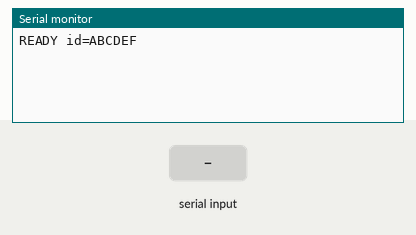
Bench run of a sketch on a simulated ESP32. Parts: the last lines printed to the serial monitor. The test bench sets the inputs (shaded band). EEPROM starts erased; no radio packets arrive unless stated.

Above: at 1.4 s.
1.5 s: "0x:1\n" received over Serial
At 2.1 s:
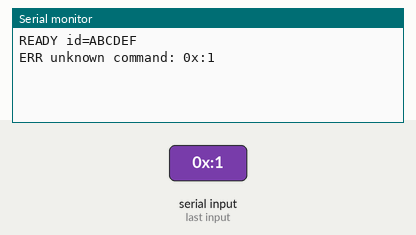
3.0 s: "0X:1\n" received over Serial
At 4.2 s:
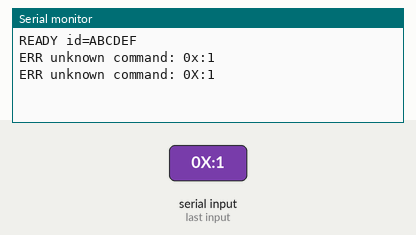
4.5 s: "PING:1\n" received over Serial
At 5.6 s:
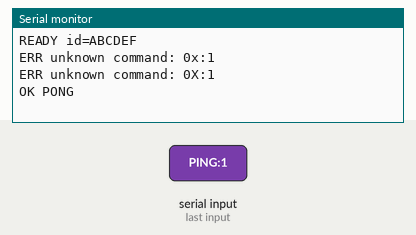
6.0 s: "ID:1\n" received over Serial
At 6.8 s:
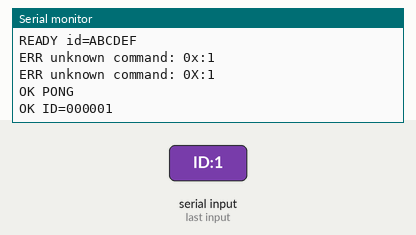
7.5 s: "ONOFF:1\n" received over Serial
At 8.9 s:
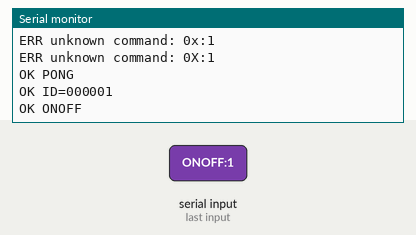
9.2 s: "0x\n" received over Serial
At 10.3 s:
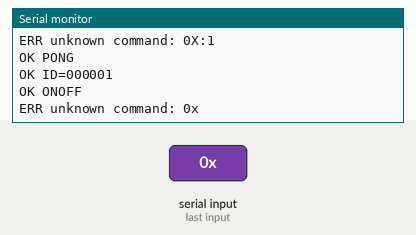

The sketch:

xiaomi_lightbar.ino
```cpp
#include <SPI.h>
#include <RF24.h>
#include <Preferences.h>

static const uint8_t CE_PIN  = 4;
static const uint8_t CSN_PIN = 5;

RF24 radio(CE_PIN, CSN_PIN);
Preferences prefs;

static const uint8_t ADDR[5]     = {0x55, 0x55, 0x55, 0x55, 0x55};
static const uint8_t PREAMBLE[8] = {0x53, 0x39, 0x14, 0xDD, 0x1C, 0x49, 0x34, 0x12};

uint32_t remoteId    = 0xABCDEF;
uint8_t  counter     = 0;
uint8_t  repetitions = 20;
uint16_t repeatDelay = 10;

uint16_t crc16(const uint8_t *data, size_t len) {
  uint16_t crc = 0xFFFE;
  for (size_t i = 0; i < len; i++) {
    crc ^= (uint16_t)data[i] << 8;
    for (uint8_t b = 0; b < 8; b++) {
      if (crc & 0x8000) crc = (crc << 1) ^ 0x1021;
      else              crc = (crc << 1);
    }
  }
  return crc;
}

void buildPacket(uint8_t *pkt, uint16_t command, uint8_t cnt) {
  memcpy(pkt, PREAMBLE, 8);
  pkt[8]  = (remoteId >> 16) & 0xFF;
  pkt[9]  = (remoteId >> 8) & 0xFF;
  pkt[10] = remoteId & 0xFF;
  pkt[11] = 0xFF;
  pkt[12] = cnt;
  pkt[13] = (command >> 8) & 0xFF;
  pkt[14] = command & 0xFF;
  uint16_t c = crc16(pkt, 15);
  pkt[15] = (c >> 8) & 0xFF;
  pkt[16] = c & 0xFF;
}

void sendCode(uint16_t command) {
  uint8_t pkt[17];
  buildPacket(pkt, command, counter);
  counter = (counter + 1) & 0xFF;
  for (uint8_t i = 0; i < repetitions; i++) {
    radio.write(pkt, 17);
    delay(repeatDelay);
  }
}

int clamp15(long v) {
  if (v < 0)  return 0;
  if (v > 15) return 15;
  return (int)v;
}

void setBrightness(long v) {
  sendCode(0x0500 - 16);
  sendCode(0x0400 + clamp15(v));
}

void setColorTemp(long v) {
  sendCode(0x0300 - 16);
  sendCode(0x0200 + clamp15(v));
}

rf24_crclength_e savedCrcLength = RF24_CRC_16;

void configureTx() {
  radio.setChannel(6);
  radio.setPALevel(RF24_PA_LOW);
  radio.setDataRate(RF24_2MBPS);
  radio.setRetries(0, 0);
  radio.setAutoAck(false);
  radio.setCRCLength(savedCrcLength);
  radio.disableDynamicPayloads();
  radio.setPayloadSize(17);
  radio.openWritingPipe(ADDR);
  radio.stopListening();
}

bool decodeScan(const uint8_t *raw, int nbytes, uint32_t &idOut) {
  if (nbytes < 12) return false;
  const uint8_t *data = raw + 3;

  uint8_t sep     = data[3];
  uint8_t counter = data[4];
  uint16_t crc    = ((uint16_t)data[7] << 8) | data[8];

  uint8_t hdr[15];
  memcpy(hdr, PREAMBLE, 8);
  hdr[8] = data[0]; hdr[9] = data[1]; hdr[10] = data[2];
  hdr[11] = sep; hdr[12] = counter; hdr[13] = data[5]; hdr[14] = data[6];

  if (crc16(hdr, 15) != crc) return false;

  idOut = ((uint32_t)data[0] << 16) | ((uint32_t)data[1] << 8) | data[2];
  return true;
}

void runScan(unsigned long durationMs) {
  Serial.println("SCAN START");

  radio.stopListening();
  radio.setCRCLength(RF24_CRC_DISABLED);
  radio.setAutoAck(false);
  radio.disableDynamicPayloads();
  radio.setPayloadSize(12);
  radio.setAddressWidth(5);
  radio.openReadingPipe(1, 0x533914DD1CULL);
  radio.startListening();

  const unsigned long start = millis();
  while (millis() - start < durationMs) {
    if (radio.available()) {
      uint8_t raw[12];
      radio.read(raw, 12);
      uint32_t id = 0;
      if (decodeScan(raw, 12, id)) {
        Serial.printf("SCAN id=%06X\n", id);
        configureTx();
        return;
      }
    }
    delay(5);
  }

  configureTx();
  Serial.println("SCAN NONE");
}

void setup() {
  Serial.begin(115200);
  delay(200);

  prefs.begin("lightbar", false);
  remoteId = prefs.getUInt("id", remoteId);

  bool ok = false;
  for (uint8_t i = 0; i < 10 && !ok; i++) {
    ok = radio.begin();
    if (!ok) delay(100);
  }

  savedCrcLength = radio.getCRCLength();
  configureTx();

  if (!ok) Serial.println("WARN nRF24 begin() returned false, trying anyway");
  Serial.printf("READY id=%06X\n", remoteId);
}

void loop() {
  if (!Serial.available()) return;

  String line = Serial.readStringUntil('\n');
  line.trim();
  if (line.length() == 0) return;

  String cmd = line;
  long arg = 0;
  bool hasArg = false;
  int colon = line.indexOf(':');
  if (colon >= 0) {
    cmd = line.substring(0, colon);
    String a = line.substring(colon + 1);
    a.trim();
    if (a.startsWith("0x") || a.startsWith("0X")) arg = strtol(a.c_str() + 2, nullptr, 16);
    else                                          arg = strtol(a.c_str(), nullptr, 10);
    hasArg = true;
  }
  cmd.toUpperCase();

  if (cmd == "PING") {
    Serial.println("OK PONG");
  } else if (cmd == "ID" && hasArg) {
    String hex = line.substring(colon + 1);
    hex.trim();
    remoteId = strtoul(hex.c_str(), nullptr, 16) & 0xFFFFFF;
    prefs.putUInt("id", remoteId);
    Serial.printf("OK ID=%06X\n", remoteId);
  } else if (cmd == "ONOFF") {
    sendCode(0x0100);
    Serial.println("OK ONOFF");
  } else if (cmd == "RESET") {
    sendCode(0x0600);
    Serial.println("OK RESET");
  } else if (cmd == "COOLER") {
    sendCode(0x0200 + clamp15(hasArg ? arg : 1));
    Serial.println("OK COOLER");
  } else if (cmd == "WARMER") {
    sendCode(0x0300 - clamp15(hasArg ? arg : 1));
    Serial.println("OK WARMER");
  } else if (cmd == "HIGHER") {
    sendCode(0x0400 + clamp15(hasArg ? arg : 1));
    Serial.println("OK HIGHER");
  } else if (cmd == "LOWER") {
    sendCode(0x0500 - clamp15(hasArg ? arg : 1));
    Serial.println("OK LOWER");
  } else if (cmd == "BRIGHT" && hasArg) {
    setBrightness(arg);
    Serial.println("OK BRIGHT");
  } else if (cmd == "TEMP" && hasArg) {
    setColorTemp(arg);
    Serial.println("OK TEMP");
  } else if (cmd == "RAW" && hasArg) {
    sendCode((uint16_t)arg);
    Serial.println("OK RAW");
  } else if (cmd == "STATUS") {
    Serial.printf("OK STATUS id=%06X counter=%u\n", remoteId, counter);
  } else if (cmd == "SCAN") {
    runScan(15000);
    Serial.println("OK SCAN");
  } else {
    Serial.printf("ERR unknown command: %s\n", line.c_str());
  }
}
```

Measured:
- after the input at 1.5 s, the serial monitor: prints a new line at once (image 1)
- after the input at 3.0 s, the serial monitor: prints a new line at once (image 2)
- after the input at 4.5 s, the serial monitor: prints a new line at once (image 3)
- after the input at 6.0 s, the serial monitor: prints a new line at once (image 4)
- after the input at 7.5 s, the serial monitor: prints a new line after 0.23 s (image 5)
- after the input at 9.2 s, the serial monitor: prints a new line at once (image 6)
